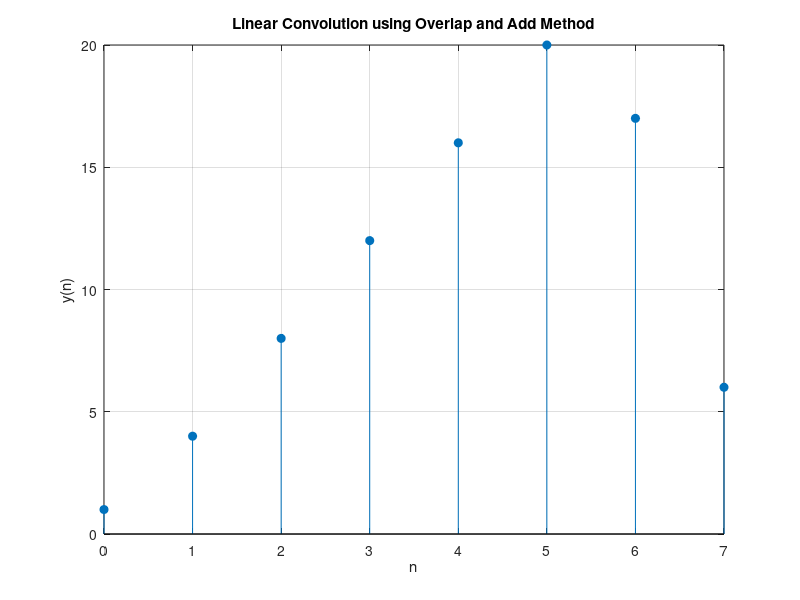

The MATLAB source for this figure:
clc;
clear;
close all;


x = [1 2 3 4 5 6];
h = [1 2 1];


x1 = [1 2 3];
x2 = [4 5 6];


y1 = conv(x1,h);
y2 = conv(x2,h);


y = zeros(1, length(x) + length(h) - 1);

y(1:length(y1)) = y1;
y(length(x1)+1:length(x1)+length(y2)) = ...
    y(length(x1)+1:length(x1)+length(y2)) + y2;

disp('y1 = ');
disp(y1);

disp('y2 = ');
disp(y2);

disp('Linear convolution using Overlap and Add = ');
disp(y);


stem(0:length(y)-1,y,'filled');
xlabel('n');
ylabel('y(n)');
title('Linear Convolution using Overlap and Add Method');
grid on;
